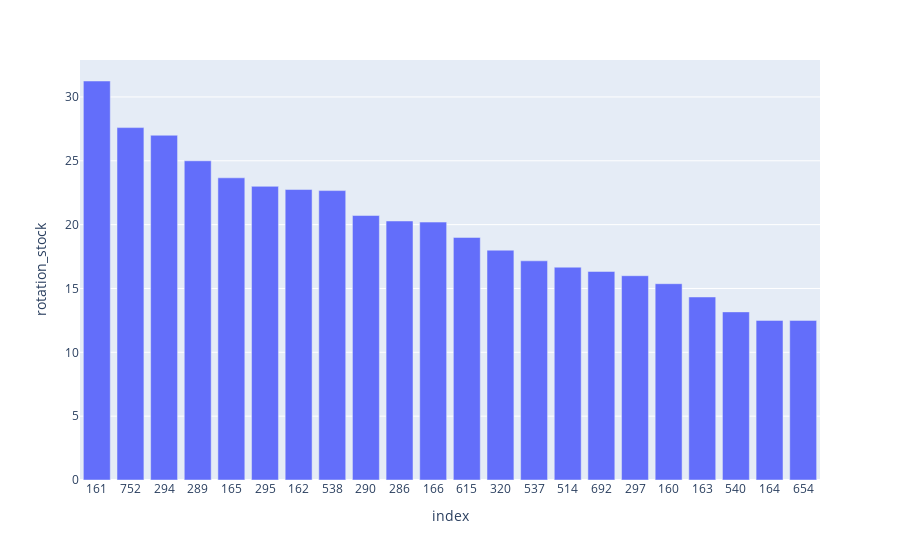

The notebook cell saved with this chart:
### Markdown cell above
<div style="border: 1px solid RGB(51,165,182);" >
<h3 style="margin: auto; padding: 20px; color: RGB(51,165,182); ">Etape 5.3 - Analyse des stocks</h3>
</div>

### Code cell
######################################
# Calcule le nombre de mois de stock #
######################################

#Import de numpy 
import numpy as np
#Création de la colonne Rotation de stock
df_merge['rotation_stock'] = df_merge['stock_quantity'] / df_merge['total_sales']
#Remplacement des "inf" par 0
df_merge['rotation_stock'] = df_merge['rotation_stock'].replace([np.inf, -np.inf], 0)
#Effectuer le tri dans l'ordre décroissant du nombre de mois de stock dans le dataset df_merge
df_merge = df_merge.sort_values('rotation_stock', ascending=False)
df_merge.reset_index()
display(df_merge['rotation_stock'])
#Graphique en barre du flop 20 des produits qui ont le plus de mois de stock
rotation_stock = df_merge.sort_values('rotation_stock', ascending=False).iloc[0:2+20][['product_id', 'rotation_stock', 'stock_quantity']]
fig = px.bar(rotation_stock, y='rotation_stock')
fig.update_xaxes(type='category')
fig.show()

### Figure 1 — Plotly figure (JSON) as saved in the notebook; plotly's stock layout.template omitted (floating-point values rounded to 4 significant figures)
{"data": [{"alignmentgroup": "True", "hovertemplate": "index=%{x}<br>rotation_stock=%{y}<extra></extra>", "legendgroup": "", "marker": {"color": "#636efa", "pattern": {"shape": ""}}, "name": "", "offsetgroup": "", "orientation": "v", "showlegend": false, "textposition": "auto", "type": "bar", "x": [161, 752, 294, 289, 165, 295, 162, 538, 290, 286, 166, 615, 320, 537, 514, 692, 297, 160, 163, 540, 164, 654], "xaxis": "x", "y": [31.25, 27.6, 27, 25, 23.67, 23, 22.75, 22.67, 20.71, 20.29, 20.2, 19, 18, 17.17, 16.67, 16.33, 16, 15.38, 14.33, 13.17, 12.5, 12.5], "yaxis": "y"}], "layout": {"autosize": true, "barmode": "relative", "legend": {"tracegroupgap": 0}, "margin": {"t": 60}, "xaxis": {"anchor": "y", "autorange": true, "domain": [0, 1], "range": [-0.5, 21.5], "title": {"text": "index"}, "type": "category"}, "yaxis": {"anchor": "x", "autorange": true, "domain": [0, 1], "range": [0, 32.89], "title": {"text": "rotation_stock"}, "type": "linear"}}}
